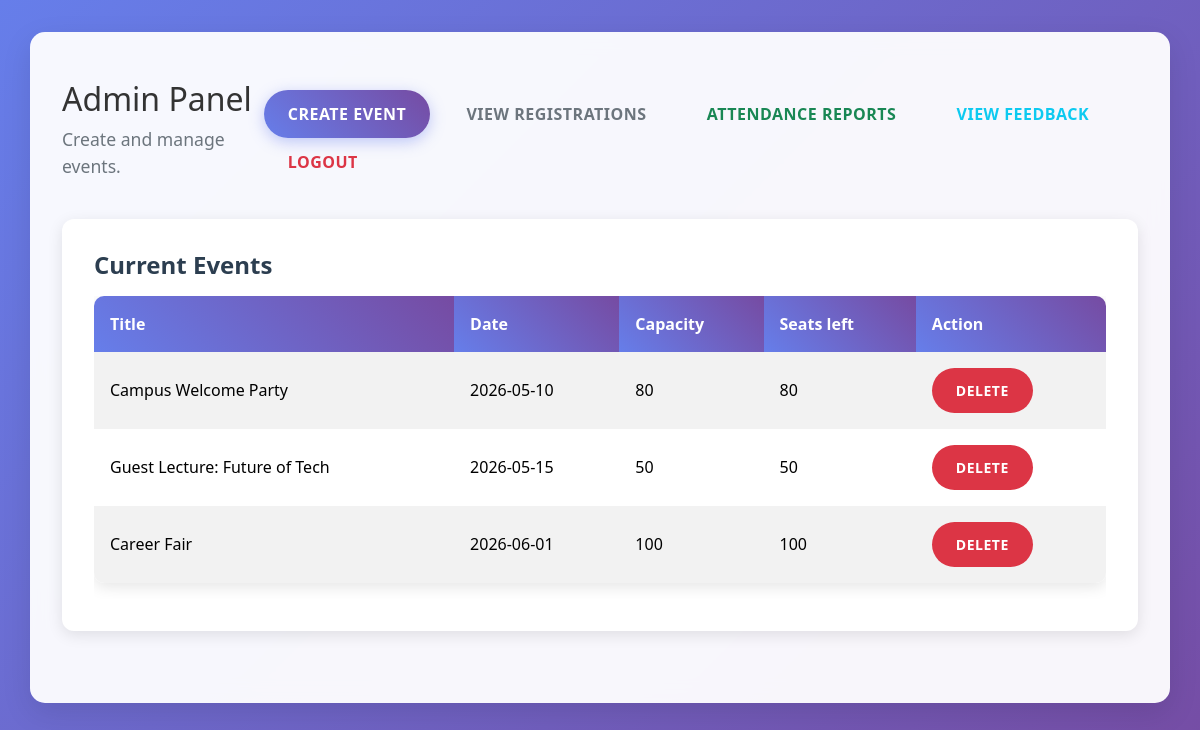
Page /admin_dashboard.php (signed in) on the committed database.
### tables this page shows
CREATE TABLE IF NOT EXISTS events (
    event_id INT AUTO_INCREMENT PRIMARY KEY,
    title VARCHAR(150) NOT NULL,
    date DATE NOT NULL,
    capacity INT NOT NULL DEFAULT 0,
    available_seats INT NOT NULL DEFAULT 0
);

### admin_dashboard.php (the view, shortened to what this page needs)
<?php require_once 'config.php';
$events = $mysqli->query("SELECT event_id, title, date, capacity, available_seats FROM events ORDER BY date ASC");
?>
<!doctype html>
<html lang="en">
<head>
    <link href="https://cdn.jsdelivr.net/npm/bootstrap@5.3.2/dist/css/bootstrap.min.css" rel="stylesheet">
    <link href="assets/style.css" rel="stylesheet">
</head>
<body>
<div class="container py-5">
    <div class="d-flex justify-content-between align-items-center mb-4">
        <div>
            <h2>Admin Panel</h2>
            <p class="text-muted">Create and manage events.</p>
        </div>
        <div>
            <a href="create_event.php" class="btn btn-primary me-2">Create Event</a>
            <a href="view_events.php" class="btn btn-outline-secondary me-2">View Registrations</a>
            <a href="attendance_report.php" class="btn btn-outline-success me-2">Attendance Reports</a>
            <a href="view_feedback.php" class="btn btn-outline-info me-2">View Feedback</a>
            <a href="logout.php" class="btn btn-outline-danger">Logout</a>
        </div>
    </div>
    <div class="card">
        <div class="card-body">
            <h5 class="card-title">Current Events</h5>
            <div class="table-responsive">
                <table class="table table-striped align-middle">
                    <thead>
                        <tr>
                            <th>Title</th>
                            <th>Date</th>
                            <th>Capacity</th>
                            <th>Seats left</th>
                            <th>Action</th>
                        </tr>
                    </thead>
                    <tbody>
                        <?php if ($events && $events->num_rows > 0): ?>
                            <?php while ($event = $events->fetch_assoc()): ?>
                                <tr>
                                    <td><?php echo htmlspecialchars($event['title']); ?></td>
                                    <td><?php echo htmlspecialchars($event['date']); ?></td>
                                    <td><?php echo htmlspecialchars($event['capacity']); ?></td>
                                    <td><?php echo htmlspecialchars($event['available_seats']); ?></td>
                                    <td>
                                        <form method="post" action="create_event.php" class="d-inline">
                                            <button type="submit" class="btn btn-sm btn-danger" onclick="return confirm('Delete this event?');">Delete</button>
                                        </form>
                                    </td>
                                </tr>
                            <?php endwhile; ?>
                        <?php else: ?>
                            <tr>
                                <td colspan="5" class="text-center">No events have been created yet.</td>
                            </tr>
                        <?php endif; ?>
                    </tbody>
                </table>
            </div>
        </div>
    </div>
</div>
</body>
</html>

### assets/style.css (style rules this page uses)
body { font-family: 'Segoe UI', Tahoma, Geneva, Verdana, sans-serif; background: linear-gradient(135deg, #667eea 0%, #764ba2 100%); min-height: 100vh; margin: 0; color: #333; }
.container { background: rgba(255, 255, 255, 0.95); border-radius: 15px; box-shadow: 0 10px 30px rgba(0, 0, 0, 0.1); padding: 2rem; margin-top: 2rem; margin-bottom: 2rem; backdrop-filter: blur(10px); }
.text-muted { color: #6c757d !important; font-size: 1.1rem; }
.card { border: none; border-radius: 12px; box-shadow: 0 4px 15px rgba(0, 0, 0, 0.1); transition: transform 0.3s ease, box-shadow 0.3s ease; margin-bottom: 1.5rem; }
.card-body { padding: 2rem; }
.card-title { color: #2c3e50; font-weight: 600; font-size: 1.5rem; margin-bottom: 1rem; }
.btn { border-radius: 25px; padding: 0.75rem 1.5rem; font-weight: 600; text-transform: uppercase; letter-spacing: 0.5px; transition: all 0.3s ease; border: none; }
.btn-primary { background: linear-gradient(45deg, #667eea, #764ba2); box-shadow: 0 4px 15px rgba(102, 126, 234, 0.4); }
.table { border-radius: 10px; overflow: hidden; box-shadow: 0 4px 15px rgba(0, 0, 0, 0.1); }
.table th { background: linear-gradient(45deg, #667eea, #764ba2); color: white; font-weight: 600; border: none; padding: 1rem; }
.table td { vertical-align: middle; padding: 1rem; border: none; }

### rows in the picture
events: title "Campus Welcome Party", date "2026-05-10", capacity "80", available_seats "80"
events: title "Guest Lecture: Future of Tech", date "2026-05-15", capacity "50", available_seats "50"
events: title "Career Fair", date "2026-06-01", capacity "100", available_seats "100"
